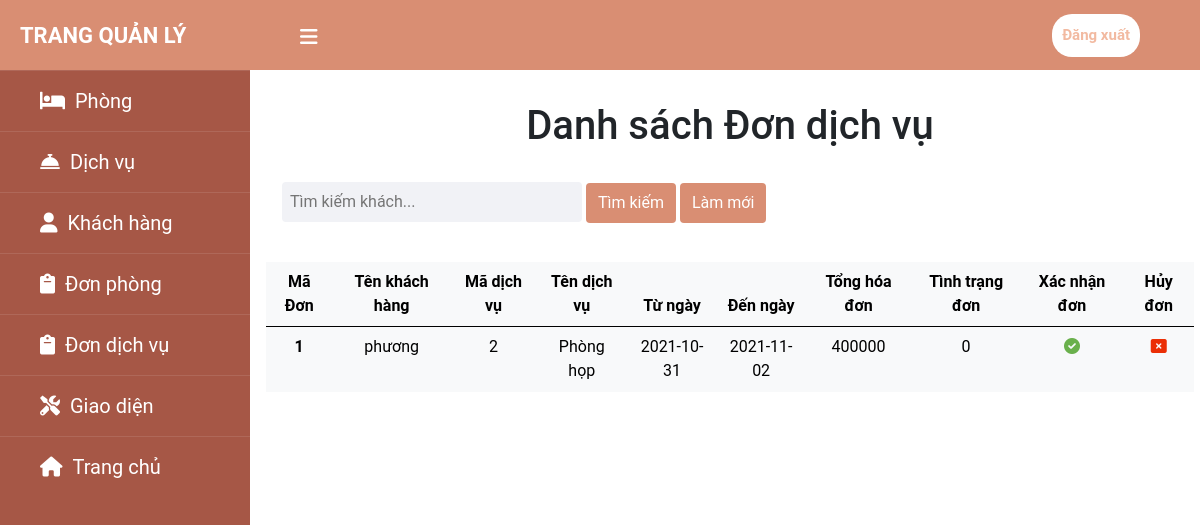
Page /src/hotel_booking/admin/ordser-show.php (signed in) on the earlier database version.
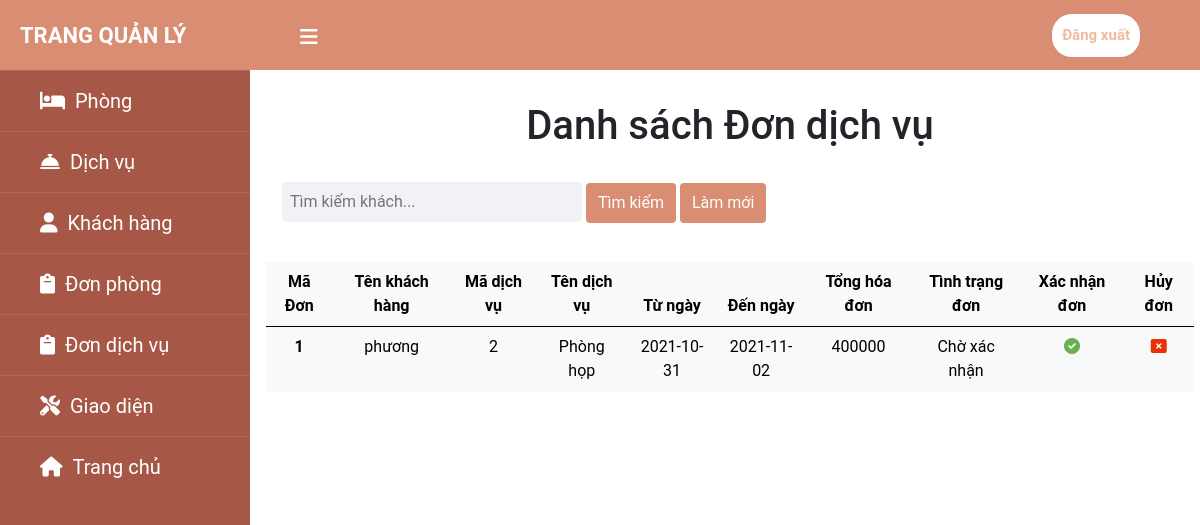
Same page on the later database version.
### tables this page shows
CREATE TABLE `tb_order_services` (
  `ordser_id` int(10) UNSIGNED NOT NULL,
  `ordser_total` int(10) NOT NULL,
  `ordser_total_day` int(10) NOT NULL,
  `ordser_start` date NOT NULL,
  `ordser_end` date NOT NULL,
  `ordser_status` varchar(30) NOT NULL DEFAULT 'Chờ xác nhận',
  `ser_id` int(10) UNSIGNED NOT NULL,
  `cus_id` int(10) UNSIGNED NOT NULL
);

CREATE TABLE `tb_customers` (
  `cus_id` int(10) UNSIGNED NOT NULL,
  `cus_name` varchar(50) NOT NULL,
  `cus_mobile` varchar(12) NOT NULL,
  `cus_email` varchar(100) NOT NULL,
  `cus_pass` varchar(255) NOT NULL
);

CREATE TABLE `tb_services` (
  `ser_ID` int(10) UNSIGNED NOT NULL,
  `ser_name` varchar(50) NOT NULL,
  `ser_room_size` varchar(10) NOT NULL,
  `ser_description` varchar(255) NOT NULL,
  `ser_price` int(10) NOT NULL,
  `ser_image` varchar(255) NOT NULL
);

### src/hotel_booking/admin/ordser-show.php (the view, shortened to what the changed rows need)
<?php
    include ('header.php');
    include ('../config.php');
?>
<div class="content p-3">
    <div>
        <div class="">
            <h1 class="text-center pt-3">Danh sách Đơn dịch vụ</h1>
        </div>
    </div>
            <table class="table my-3 py-5 border-light  text-aline table-light text-center" style="table-layout: auto;">
                <thead class="table-light">
                    <tr class =" border-dark">
                        <th scope="col" class="top">Mã Đơn</th>
                        <th scope="col" class="top">Tên khách hàng</th>
                        <th scope="col" class="top" >Mã dịch vụ</th>
                        <th scope="col" class="top">Tên dịch vụ</th>
                        <th scope="col" class="top">Từ ngày</th>
                        <th scope="col" class="top">Đến ngày</th>
                        <th scope="col" class="top">Tổng hóa đơn</th>
                        <th scope="col" class="top">Tình trạng đơn</th>
                        <th scope="col" class="top">Xác nhận đơn</th>
                        <th scope="col" class="top">Hủy đơn</th>
                    </tr>
                </thead>
                <tbody>
                    <?php
                        if (isset($_POST['btn-search'])){
                            $cus_name = $_POST['cus-name'];
                            $sql = "SELECT o.ordser_id,o.ordser_total,o.ordser_end,o.ordser_start,o.ordser_status,s.ser_name,s.ser_id,c.cus_name
                            FROM  tb_order_services o ,tb_services s ,tb_customers c
                            WHERE  o.ser_id = s.ser_id AND o.cus_id =c.cus_id AND c.cus_name ='$cus_name'";
                             $result = mysqli_query($conn,$sql);
                             if(mysqli_num_rows($result)>0){
                                 while($row=mysqli_fetch_assoc($result)){
                                     echo '<tr>';
                                     echo '<th scope="row">'.$row['ordser_id'].'</th>';
                                     echo '<td>'.$row['cus_name'].'</td>';
                                     echo '<td>'.$row['ser_id'].'</td>';
                                     echo '<td>'.$row['ser_name'].'</td>';
                                     echo '<td>'.$row['ordser_start'].'</td>';
                                     echo '<td>'.$row['ordser_end'].'</td>';
                                     echo '<td>'.$row['ordser_total'].'</td>';
                                     echo '<td>'.$row['ordser_status'].'</td>';
                                     if($row['ordser_status']=='Đã hủy'){
                                        echo '<td><a href =""><i class="fas fa-window-close" style ="color:#eb2f06;"></i></i></a></td>';
                                    }else{
                                        echo '<td><a href ="confirm-order-ser.php?id='.$row['ordser_id'].'"><i class="fas fa-check-circle" style ="color:#6ab04c;"></i></i></a></td>';
                                    }
                                    echo '<td><a href ="cancel-order-ser.php?id='.$row['ordser_id'].'"><i class="fas fa-window-close" style ="color:#eb2f06;"></i></i></a></td>';
                                    echo '</tr>';
                                 }
                             }
                        }else{
                            $sql = "SELECT o.ordser_id,o.ordser_total,o.ordser_end,o.ordser_start,o.ordser_status,s.ser_name,s.ser_id,c.cus_name
                            FROM  tb_order_services o ,tb_services s ,tb_customers c
                            WHERE  o.ser_id = s.ser_id AND o.cus_id =c.cus_id ";
                             $result = mysqli_query($conn,$sql);
                             if(mysqli_num_rows($result)>0){
                                 while($row=mysqli_fetch_assoc($result)){
                                     echo '<tr>';
                                     echo '<th scope="row">'.$row['ordser_id'].'</th>';
                                     echo '<td>'.$row['cus_name'].'</td>';
                                     echo '<td>'.$row['ser_id'].'</td>';
                                     echo '<td>'.$row['ser_name'].'</td>';
                                     echo '<td>'.$row['ordser_start'].'</td>';
                                     echo '<td>'.$row['ordser_end'].'</td>';
                                     echo '<td>'.$row['ordser_total'].'</td>';
                                     echo '<td>'.$row['ordser_status'].'</td>';
                                     if($row['ordser_status']=='Đã hủy'){
                                        echo '<td><a href =""><i class="fas fa-window-close" style ="color:#eb2f06;"></i></i></a></td>';
                                    }else{
                                        echo '<td><a href ="confirm-order-ser.php?id='.$row['ordser_id'].'"><i class="fas fa-check-circle" style ="color:#6ab04c;"></i></i></a></td>';
                                    }
                                    echo '<td><a href ="cancel-order-ser.php?id='.$row['ordser_id'].'"><i class="fas fa-window-close" style ="color:#eb2f06;"></i></i></a></td>';
                                    echo '</tr>';
                                 }
                             }
                        }
                    ?>
                </tbody>
            </table>
</div>
<?php
    include ('footer.php');
?>

Differences in the rows shown:
changed tb_order_services "phương": ordser_status "0" → "Chờ xác nhận"
